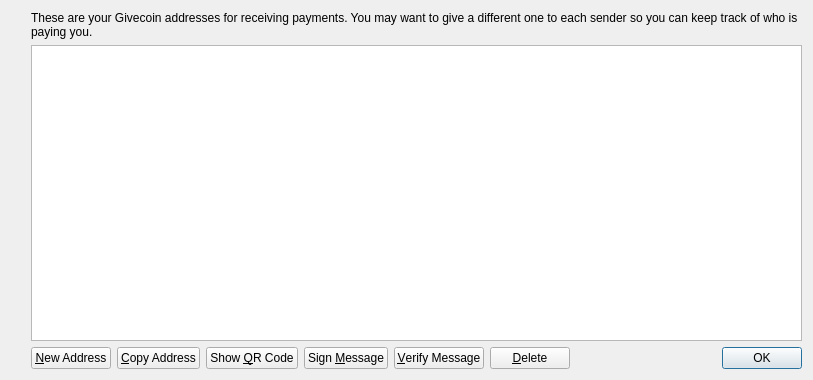
<?xml version="1.0" encoding="UTF-8"?>
<ui version="4.0">
 <class>AddressBookPage</class>
 <widget class="QWidget" name="AddressBookPage">
  <property name="geometry">
   <rect>
    <x>0</x>
    <y>0</y>
    <width>813</width>
    <height>380</height>
   </rect>
  </property>
  <property name="windowTitle">
   <string>Address Book</string>
  </property>
  <layout class="QHBoxLayout" name="horizontalLayout_2">
   <item>
    <spacer name="horizontalSpacer_2">
     <property name="orientation">
      <enum>Qt::Horizontal</enum>
     </property>
     <property name="sizeType">
      <enum>QSizePolicy::Fixed</enum>
     </property>
     <property name="sizeHint" stdset="0">
      <size>
       <width>20</width>
       <height>0</height>
      </size>
     </property>
    </spacer>
   </item>
   <item>
    <layout class="QVBoxLayout" name="verticalLayout_2">
     <item>
      <widget class="QLabel" name="labelExplanation">
       <property name="text">
        <string>These are your Givecoin addresses for receiving payments. You may want to give a different one to each sender so you can keep track of who is paying you.</string>
       </property>
       <property name="textFormat">
        <enum>Qt::PlainText</enum>
       </property>
       <property name="wordWrap">
        <bool>true</bool>
       </property>
      </widget>
     </item>
     <item>
      <widget class="QTableView" name="tableView">
       <property name="contextMenuPolicy">
        <enum>Qt::CustomContextMenu</enum>
       </property>
       <property name="toolTip">
        <string>Double-click to edit address or label</string>
       </property>
       <property name="tabKeyNavigation">
        <bool>false</bool>
       </property>
       <property name="alternatingRowColors">
        <bool>true</bool>
       </property>
       <property name="selectionMode">
        <enum>QAbstractItemView::SingleSelection</enum>
       </property>
       <property name="selectionBehavior">
        <enum>QAbstractItemView::SelectRows</enum>
       </property>
       <property name="sortingEnabled">
        <bool>true</bool>
       </property>
       <attribute name="verticalHeaderVisible">
        <bool>false</bool>
       </attribute>
      </widget>
     </item>
     <item>
      <layout class="QHBoxLayout" name="horizontalLayout">
       <item>
        <widget class="QPushButton" name="newAddressButton">
         <property name="toolTip">
          <string>Create a new address</string>
         </property>
         <property name="text">
          <string>&amp;New Address</string>
         </property>
         <property name="icon">
          <iconset resource="../bitcoin.qrc">
           <normaloff>:/icons/add</normaloff>:/icons/add</iconset>
         </property>
        </widget>
       </item>
       <item>
        <widget class="QPushButton" name="copyToClipboard">
         <property name="toolTip">
          <string>Copy the currently selected address to the system clipboard</string>
         </property>
         <property name="text">
          <string>&amp;Copy Address</string>
         </property>
         <property name="icon">
          <iconset resource="../bitcoin.qrc">
           <normaloff>:/icons/editcopy</normaloff>:/icons/editcopy</iconset>
         </property>
        </widget>
       </item>
       <item>
        <widget class="QPushButton" name="showQRCode">
         <property name="text">
          <string>Show &amp;QR Code</string>
         </property>
         <property name="icon">
          <iconset resource="../bitcoin.qrc">
           <normaloff>:/icons/qrcode</normaloff>:/icons/qrcode</iconset>
         </property>
        </widget>
       </item>
       <item>
        <widget class="QPushButton" name="signMessage">
         <property name="toolTip">
          <string>Sign a message to prove you own a Givecoin address</string>
         </property>
         <property name="text">
          <string>Sign &amp;Message</string>
         </property>
         <property name="icon">
          <iconset resource="../bitcoin.qrc">
           <normaloff>:/icons/edit</normaloff>:/icons/edit</iconset>
         </property>
        </widget>
       </item>
       <item>
        <widget class="QPushButton" name="verifyMessage">
         <property name="toolTip">
          <string>Verify a message to ensure it was signed with a specified Givecoin address</string>
         </property>
         <property name="text">
          <string>&amp;Verify Message</string>
         </property>
         <property name="icon">
          <iconset resource="../bitcoin.qrc">
           <normaloff>:/icons/transaction_0</normaloff>:/icons/transaction_0</iconset>
         </property>
        </widget>
       </item>
       <item>
        <widget class="QPushButton" name="deleteButton">
         <property name="toolTip">
          <string>Delete the currently selected address from the list</string>
         </property>
         <property name="text">
          <string>&amp;Delete</string>
         </property>
         <property name="icon">
          <iconset resource="../bitcoin.qrc">
           <normaloff>:/icons/remove</normaloff>:/icons/remove</iconset>
         </property>
        </widget>
       </item>
       <item>
        <spacer name="horizontalSpacer">
         <property name="orientation">
          <enum>Qt::Horizontal</enum>
         </property>
         <property name="sizeHint" stdset="0">
          <size>
           <width>40</width>
           <height>20</height>
          </size>
         </property>
        </spacer>
       </item>
       <item>
        <widget class="QDialogButtonBox" name="buttonBox">
         <property name="sizePolicy">
          <sizepolicy hsizetype="Maximum" vsizetype="Fixed">
           <horstretch>0</horstretch>
           <verstretch>0</verstretch>
          </sizepolicy>
         </property>
         <property name="standardButtons">
          <set>QDialogButtonBox::Ok</set>
         </property>
        </widget>
       </item>
      </layout>
     </item>
    </layout>
   </item>
  </layout>
 </widget>
 <resources>
  <include location="../bitcoin.qrc"/>
 </resources>
 <connections/>
</ui>
